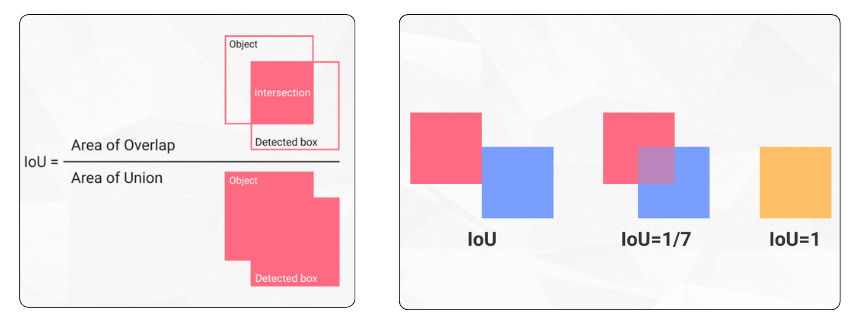
#> input picture images/IoU.png, 865 x 328 px
$ python -i u_net_app.py   (imports and definitions only)   (older library calls are emulated)
#> lines starting #> are read from the running program, lines starting #| are printed output that depends on the picture
#> further down, picture is the input picture: PIL image 865x328 RGBA; mean R, G, B, A 242.4, 229.1, 232.8, 255
import streamlit as st
from PIL import Image

# [15 lines not run here, left out]

def preprocess_image(image, output_image_path):
    # Size of the trained modell
#> called with output_image_path = 'out.png'
    new_size = (2048, 1024)

    # Calculate the aspect ratio of the image
    original_ratio = image.size[0] / image.size[1]
#> original_ratio = 2.64
    new_ratio = new_size[0] / new_size[1]

    # Resize the image to fit within the new dimensions while preserving aspect ratio and crop if necessary
    if original_ratio >= new_ratio:
        temp_height = new_size[1]
        temp_width = round(new_size[1] * original_ratio)
#> temp_width = 2700
    else:
        temp_width = new_size[0]
        temp_height = round(new_size[0] / original_ratio)

    temp_size = (temp_width, temp_height)
#> temp_size = (2700, 1024)
    resized_image = image.resize(temp_size, Image.ANTIALIAS)

    # Calculate the cropping area
    left = (resized_image.width - new_size[0]) / 2
#> left = 326
    top = (resized_image.height - new_size[1]) / 2
#> top = 0
    right = (resized_image.width + new_size[0]) / 2
#> right = 2374
    bottom = (resized_image.height + new_size[1]) / 2
#> bottom = 1024

    # Crop the image
    resized_image = resized_image.crop((left, top, right, bottom))
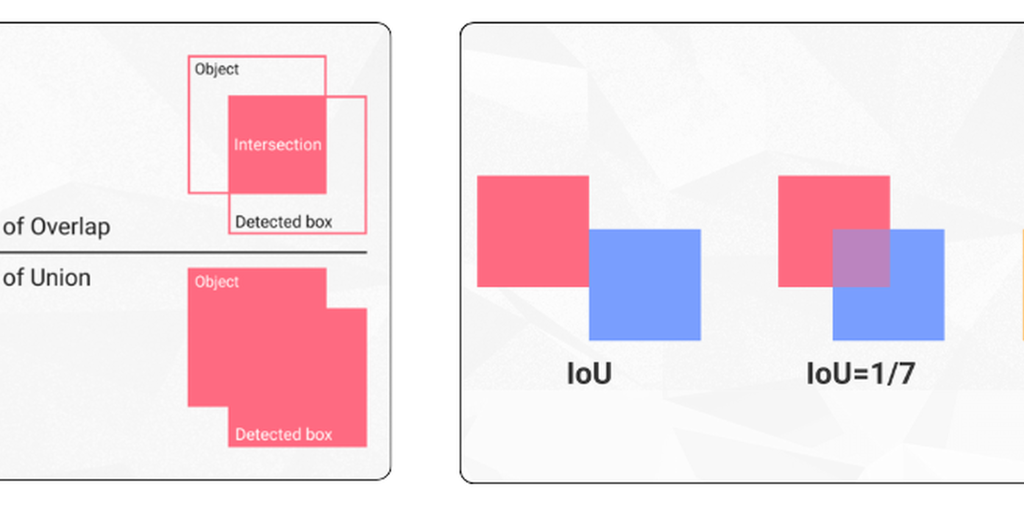
#> resized_image: PIL image 2048x1024 RGBA (shown at 1/2 size); mean R, G, B, A 241, 224.9, 231.9, 255

    # Convert the image to greyscale
    resized_image = resized_image.convert("L")
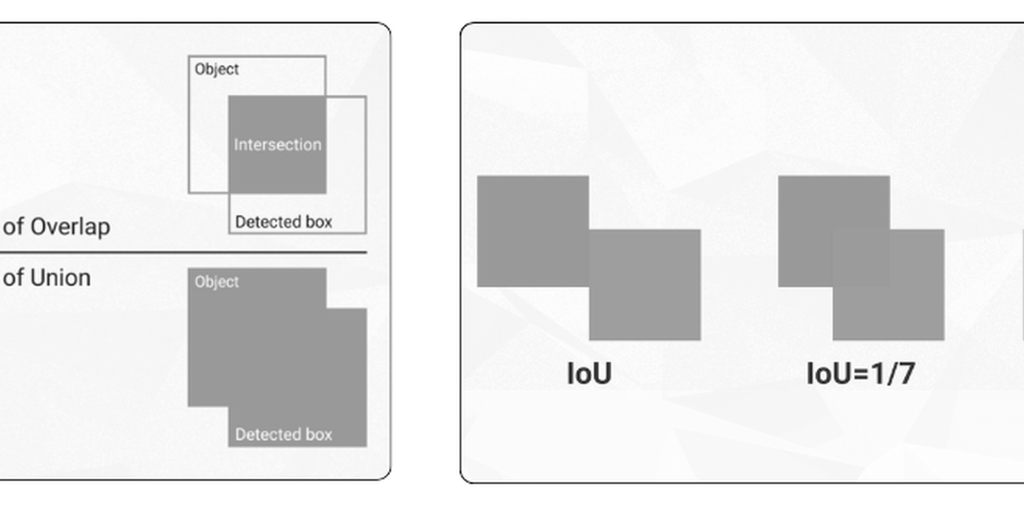
#> resized_image: PIL image 2048x1024 L (shown at 1/2 size); min 0, max 255, mean 230.5

    # Resize image to 512 x 512
    resized_image = resized_image.resize((512, 512), Image.ANTIALIAS)
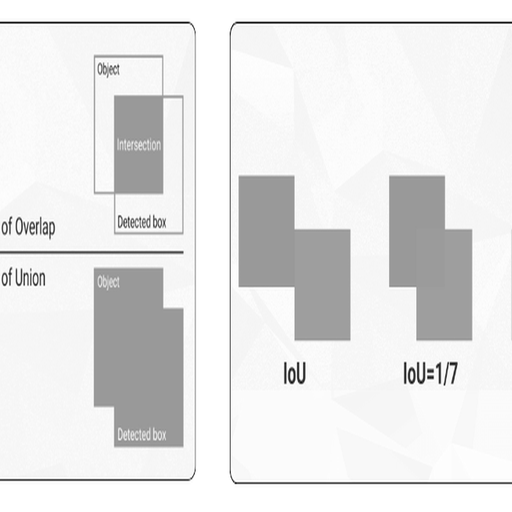
#> resized_image: PIL image 512x512 L; min 11, max 255, mean 230.4

    # Save the result
    resized_image.save(output_image_path, format="PNG")

# Streamlit app
# [22 lines not run here, left out]

>>> from PIL import Image
>>> picture = Image.open('images/IoU.png')
>>> result = preprocess_image(picture, 'out.png')

$ run again, on images/key_to_sucess.png
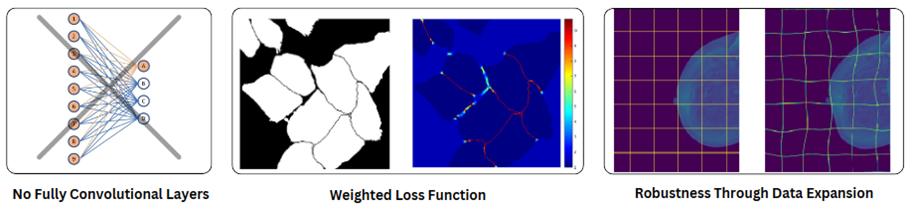
#> input picture images/key_to_sucess.png, 907 x 205 px
#> picture is the input picture: PIL image 907x205 RGBA; mean R, G, B, A 162, 153.3, 185.6, 255
#> in preprocess_image, `resized_image = resized_image.convert("L")`:
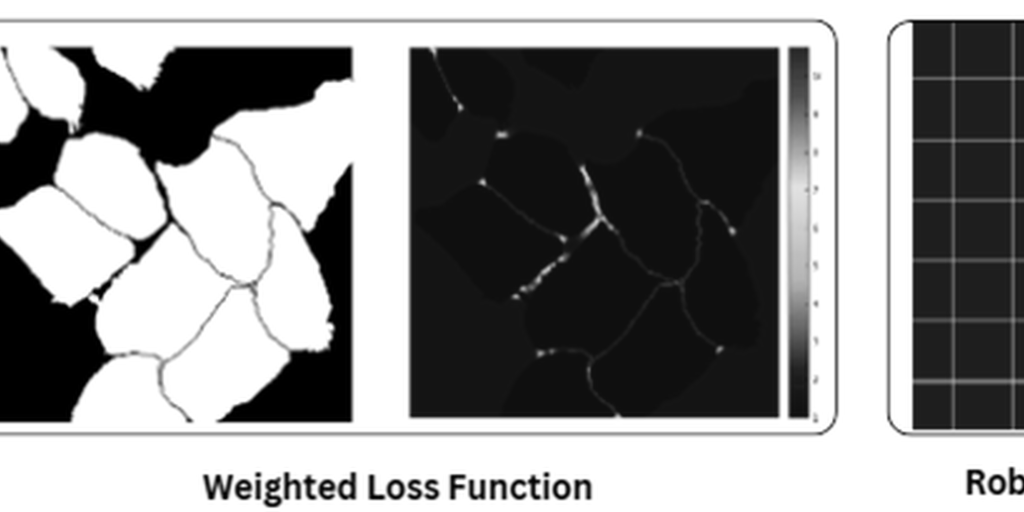
#> resized_image: PIL image 2048x1024 L (shown at 1/2 size); min 0, max 255, mean 142.8
#> in preprocess_image, `resized_image = resized_image.resize((512, 512), Image.ANTIALIAS)`:
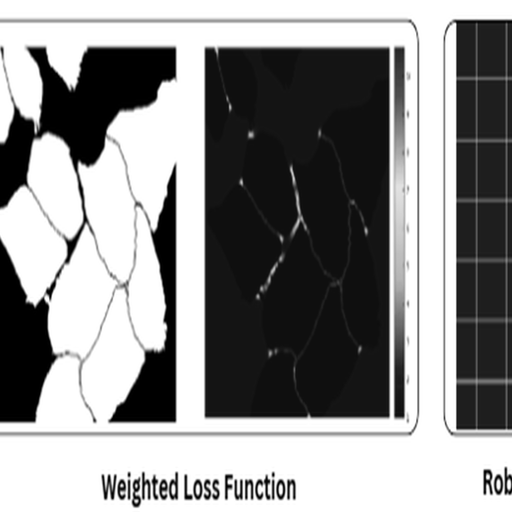
#> resized_image: PIL image 512x512 L; min 0, max 255, mean 142.7
